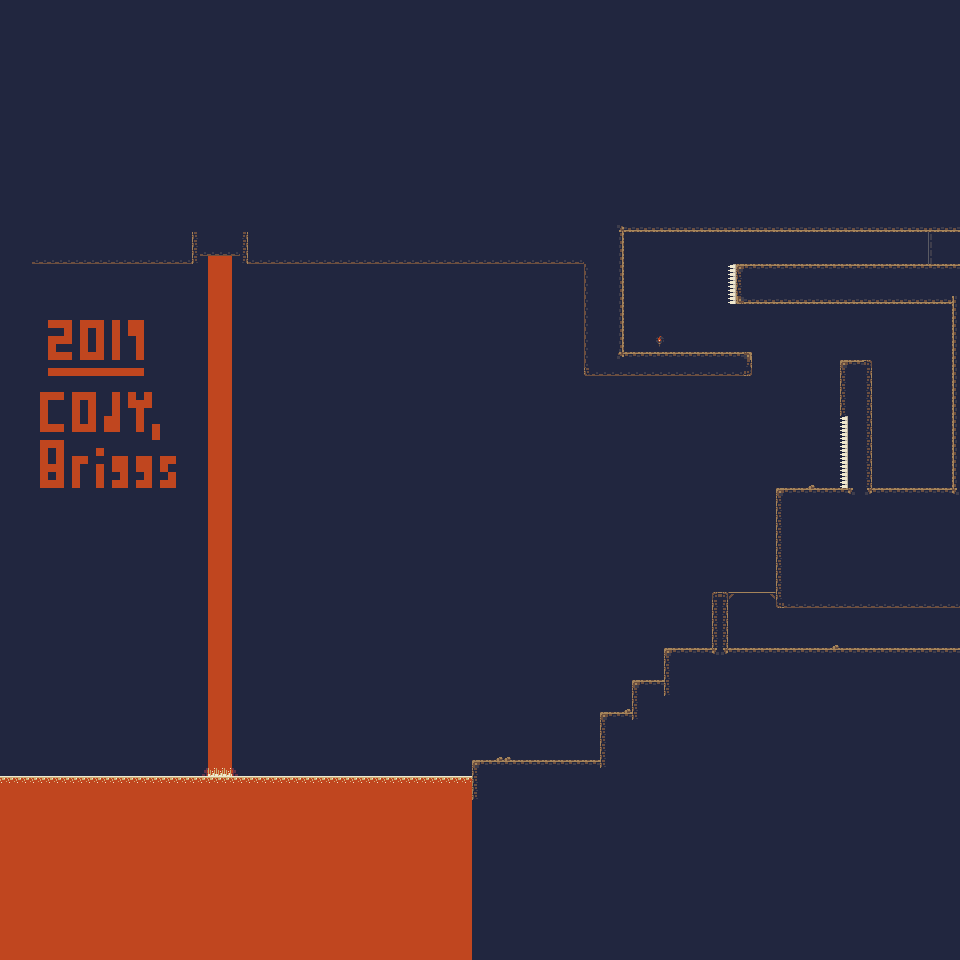

This game map was drawn from its Tiled (.tmx) file and the tilesets committed beside it. A one-line description and the trimmed map source follow:
An orthogonal 120x120 tile map with 8x8 px tiles, 2 tile layers (background, foreground), 3 tilesets and 35 objects (4x spikes, 2x baddie, wallJump, walljump, caves101, ...).

<map version="1.2" tiledversion="1.2.4" orientation="orthogonal" renderorder="right-down" width="120" height="120" tilewidth="8" tileheight="8" infinite="0" nextlayerid="11" nextobjectid="429">
 <tileset firstgid="1" source="cavesofgallet_tiles.tsx" />
 <tileset firstgid="97" source="lightsource.tsx" />
 <tileset firstgid="98" source="cavesofgallet_tiles_transparent.tsx" />
 <layer id="1" name="background" width="120" height="120">
  <data>[14400 cells, 14400 non-empty, 15 distinct tile ids]</data>
 </layer>
 <objectgroup id="2" name="lights">
  <object id="103" gid="97" x="880" y="728" width="256" height="160" />
  <object id="415" gid="97" x="144" y="112" width="256" height="160" rotation="-270.003" />
  <object id="417" gid="97" x="864" y="304" width="152" height="96" />
  <object id="418" gid="97" x="-80.0063" y="672.022" width="256" height="624" rotation="-270.003" />
 </objectgroup>
 <layer id="3" name="foreground" width="120" height="120">
  <data>[14400 cells, 1748 non-empty, 12 distinct tile ids]</data>
 </layer>
 <objectgroup color="#bc0000" id="4" name="enemies">
  <object id="400" name="baddie" x="904" y="464" />
  <object id="408" name="baddie" x="928" y="464" />
 </objectgroup>
 <objectgroup id="5" name="platforms">
  <object id="385" x="776" y="488" width="184" height="120" />
  <object id="387" x="712" y="592" width="16" height="56" />
  <object id="388" x="728" y="592" width="48" height="8">
   <properties>
    <property name="jump-through" type="bool" value="true" />
   </properties>
  </object>
  <object id="389" x="736" y="264" width="224" height="40" />
  <object id="382" x="664" y="648" width="296" height="312" />
  <object id="384" x="472" y="760" width="128" height="200" />
  <object id="396" x="848" y="360" width="24" height="128" />
  <object id="397" name="spikes" x="728" y="264" width="8" height="40" />
  <object id="398" x="952" y="304" width="8" height="184" />
  <object id="399" name="spikes" x="0" y="776" width="472" height="184" />
  <object id="402" x="584" y="352" width="168" height="24" />
  <object id="403" x="584" y="0" width="376" height="232" />
  <object id="404" x="584" y="232" width="40" height="120" />
  <object id="409" name="spikes" x="0" y="264" width="24" height="512" />
  <object id="411" x="632" y="680" width="32" height="280" />
  <object id="412" x="600" y="712" width="32" height="248" />
  <object id="413" name="spikes" x="840" y="416" width="8" height="72">
   <properties>
    <property name="jump-through" type="bool" value="false" />
   </properties>
  </object>
  <object id="416" x="0" y="0" width="584" height="264" />
  <object id="425" x="32" y="408" width="656" height="8" />
  <object id="426" x="840" y="360" width="8" height="56">
   <properties>
    <property name="jump-through" type="bool" value="false" />
   </properties>
  </object>
  <object id="428" x="24" y="264" width="8" height="152" />
 </objectgroup>
 <objectgroup id="6" name="NOTES" />
 <objectgroup color="#03c700" id="7" name="powerups">
  <object id="81" name="wallJump" x="536" y="744" />
 </objectgroup>
 <objectgroup color="#0000ff" id="8" name="spawn">
  <object id="160" name="walljump" x="664" y="336" />
  <object id="393" name="caves101" x="896" y="632" />
  <object id="407" name="caves103_h1" x="920" y="248" />
  <object id="414" name="powerup-spawn" x="536" y="744" />
 </objectgroup>
 <objectgroup color="#be00ffff" id="9" name="triggers">
  <object id="392" name="to caves101" type="map-change" x="944" y="608" width="16" height="40">
   <properties>
    <property name="action" value="caves101" />
    <property name="type" value="change-scene" />
   </properties>
  </object>
  <object id="405" name="to caves103_h1" x="944" y="232" width="16" height="32">
   <properties>
    <property name="action" value="caves103_h1" />
    <property name="type" value="change-scene" />
   </properties>
  </object>
 </objectgroup>
 <objectgroup id="10" name="interactables">
  <object id="427" name="walljump" type="checkpoint" x="640" y="312" width="48" height="40">
   <properties>
    <property name="data" value="walljump" />
    <property name="event" value="checkpoint" />
    <property name="text" value="Press 'z' to save " />
   </properties>
  </object>
 </objectgroup>
</map>
